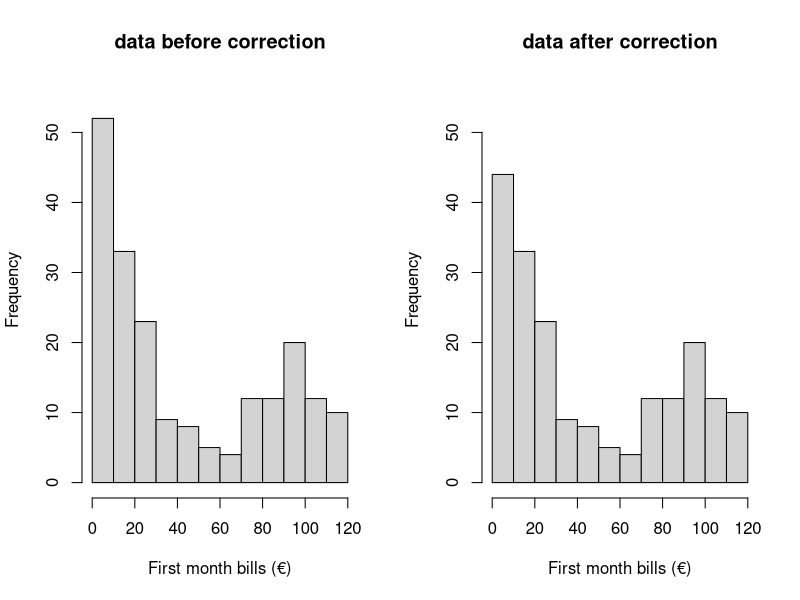
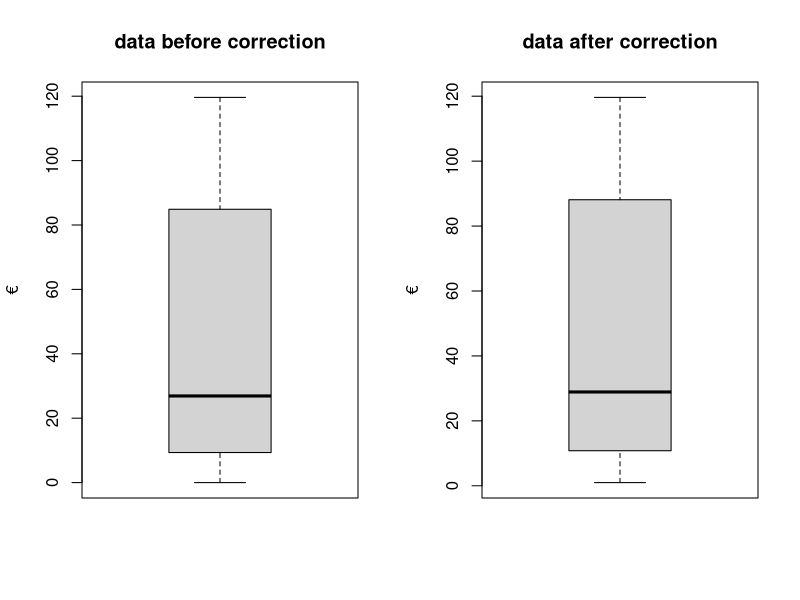
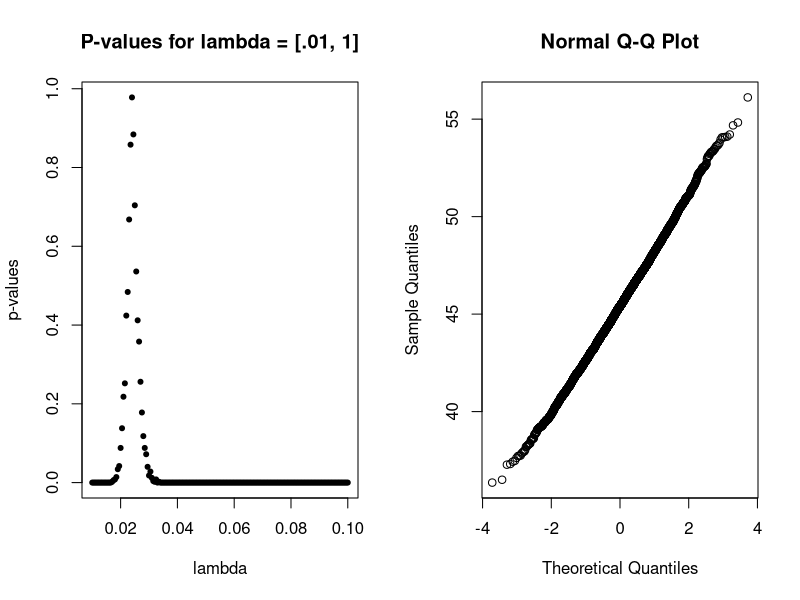
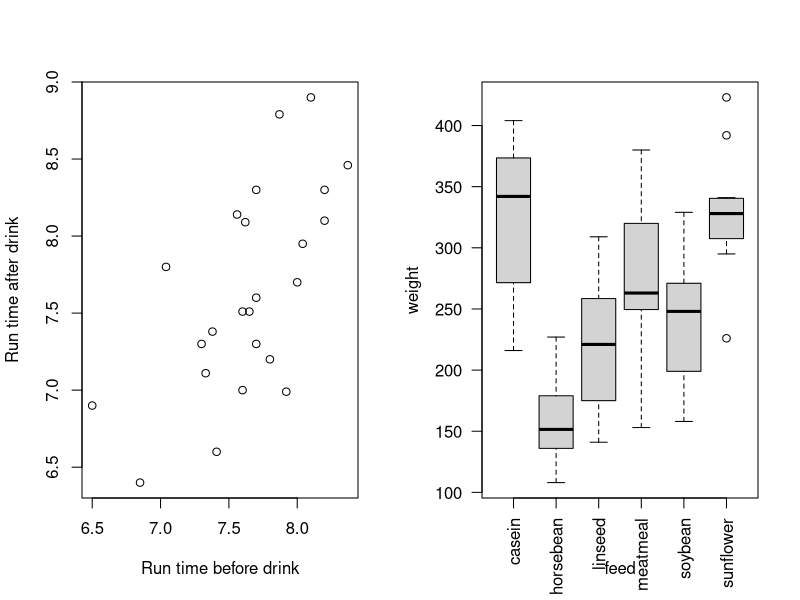
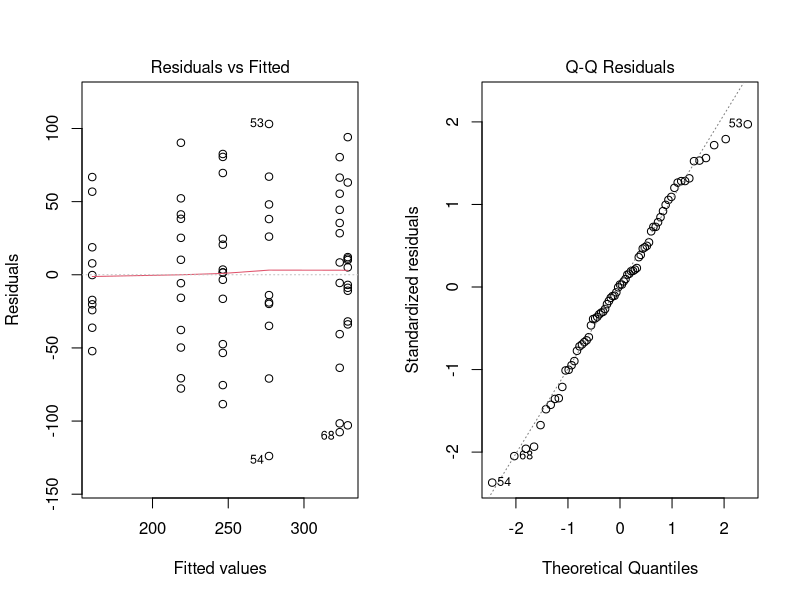

Generate these figures, in order, with R:
## ---- chunk 1
knitr::opts_chunk$set(echo = TRUE)
options(digits=3)
## ---- chunk 2
birth = read.table("birthweight.txt",header=TRUE)
birthweight = birth$birthweight
## ---- chunk 3
mean(birthweight)
## ---- chunk 4
shapiro.test(birthweight)[2]
## ---- chunk 5
alpha = .1
t.test(birthweight, alternative = "l", conf.level = 1-alpha, mu = 2800)[3]
## ---- chunk 6
alpha = .05
t.test(birthweight, alternative = "l", conf.level = 1-alpha, mu = 2800)[3]

alpha = .05
## ---- chunk 7
tel_data = read.table("telephone.txt",header=TRUE)
## ---- chunk 8
# remove 0-values
corrected_tel_data = tel_data[apply(tel_data, 1, function(row) all(row !=0 )), ]

# plot histograms
par(mfrow=c(1,2))
hist(tel_data$Bills, xlab = "First month bills (€)", main = "data before correction", ylim = c(0,55))
hist(corrected_tel_data, xlab = "First month bills (€)", main = "data after correction", ylim = c(0,55))

# plot boxplots
par(mfrow=c(1,2))
boxplot(tel_data$Bills, ylab = "€", main = "data before correction")
boxplot(corrected_tel_data, ylab = "€", main = "data after correction")
## ---- chunk 9
lambdas = seq(.01, .1, .0005)
t = median(corrected_tel_data)
B=1000
tstar=numeric(B)
n=length(corrected_tel_data)
p_values = c()

for(lamb in lambdas){
  for (i in 1:B){
    xstar=rexp(n, lamb)
    tstar[i]=median(xstar)}
    
  p_left=sum(tstar<t)/B
  p_right=sum(tstar>t)/B
  p = 2*min(p_left,p_right)
  p_values = c(p_values, p)
}

plot(lambdas, p_values, main = "P-values for lambda = [.01, 1]", xlab="lambda", ylab="p-values", pch=20)

max_index_lamb = which.max(p_values)
estimated_lamb= lambdas[max_index_lamb]

cat("p-value for lambda =", estimated_lamb,"-->", max(p_values))
## ---- chunk 10
set.seed(10)
B=5000
Tstar=numeric(B)
T1 = median(corrected_tel_data)

for(i in 1:B) {
  Xstar=sample(corrected_tel_data,replace=TRUE)
  Tstar[i]=median(Xstar) }
  Tstar025=quantile(Tstar,0.025)
  Tstar975=quantile(Tstar,0.975)
  
population_median = mean(Tstar)
cat('95% CI = [',2*T1-Tstar975, '-',2*T1-Tstar025,'] with population median:', population_median)
## ---- chunk 11
B=5000
Tstar=numeric(B)

for(i in 1:B) {
  Xstar=sample(corrected_tel_data,replace=TRUE)
  Tstar[i]=mean(Xstar) 
}
## ---- chunk 12
qqnorm(Tstar)
## ---- chunk 13
est_lamb = 1/(mean(Tstar))
est_lamb
## ---- chunk 14
error = qnorm(0.975)*sd(Tstar)/sqrt(length(Tstar))
left = mean(Tstar) - error
right = mean(Tstar) + error

cat('95% CI =[',left,right,']')
## ---- chunk 15
wilcox.test(corrected_tel_data, mu=40, alternative="less")
## ---- chunk 16
B=5000
Tstar=numeric(B)
T1 = 10

for(i in 1:B) {
  Xstar=sample(corrected_tel_data,replace=TRUE)
  Tstar[i]=sum(Xstar < T1) / length(Xstar)
  }
Tstar95=quantile(Tstar,0.95)
Tstar95
## ---- chunk 17
# Load data
run = read.table("run.txt",header=TRUE)
lemo = subset(run, drink == "lemo")
energy = subset(run, drink == "energy")
## ---- chunk 18
# qqnorm(run$before, main = "Normal Q-Q plot before drink")
# qqnorm(run$after, main = "Normal Q-Q plot after drink")
shapiro.test(run$before)
shapiro.test(run$after)

## ---- chunk 19
plot(run$before, run$after, xlab="Run time before drink", ylab="Run time after drink")
cor.test(run$before, run$after,  method = "pearson")
## ---- chunk 20
# qqnorm(lemo$before)
shapiro.test(lemo$before)
# qqnorm(lemo$after)
shapiro.test(lemo$after)

# qqnorm(energy$before)
shapiro.test(energy$before)
# qqnorm(energy$after)
shapiro.test(energy$after)
## ---- chunk 21
t.test(lemo$before, lemo$after, paired = TRUE, var.equal = FALSE)
t.test(energy$before, energy$after, paired = TRUE, var.equal = FALSE)

## ---- chunk 22
lemo_diff = lemo$before - lemo$after
energy_diff = energy$before - energy$after

# qqnorm(lemo_diff)
shapiro.test(lemo_diff)
# qqnorm(energy_diff)
shapiro.test(energy_diff)

t.test(lemo_diff, energy_diff, paired = FALSE)
## ---- chunk 23
# chickwts$feed
sun = chickwts[chickwts$feed == "sunflower",]$weight
meat = chickwts[chickwts$feed == "meatmeal",]$weight
# sun$weight; meat$weight

# hist(sun)
# hist(meat)

#check for normality, p > 0.05 means no reason to assume non-normal data.
shapiro.test(sun)
shapiro.test(meat)

t.test(sun,meat, paired = FALSE)
wilcox.test(sun,meat)
ks.test(sun,meat)
## ---- chunk 24
chickwts = chickwts

boxplot(weight ~ feed, data=chickwts,las=2)
# stripchart(weight ~ feed, data=chickwts, vertical=TRUE,las=2)

chickaov = lm(weight ~ feed, data = chickwts)
anova(chickaov)
## ---- chunk 25
plot(chickaov, 1)
## ---- chunk 26
plot(chickaov, 2)
shapiro.test(residuals(chickaov))
